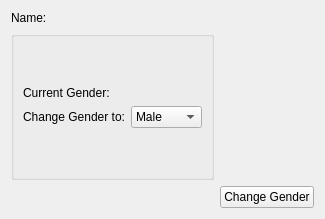
                 <widget class="QWidget" name="editGenderPage">
                  <layout class="QGridLayout" name="gridLayout_7">
                   <item row="3" column="1">
                    <widget class="QPushButton" name="editGenderPageChangeGender">
                     <property name="sizePolicy">
                      <sizepolicy hsizetype="Maximum" vsizetype="Fixed">
                       <horstretch>0</horstretch>
                       <verstretch>0</verstretch>
                      </sizepolicy>
                     </property>
                     <property name="text">
                      <string>Change Gender</string>
                     </property>
                    </widget>
                   </item>
                   <item row="0" column="0">
                    <widget class="QLabel" name="currentGenderNameLabel">
                     <property name="text">
                      <string>Name: </string>
                     </property>
                    </widget>
                   </item>
                   <item row="1" column="0">
                    <widget class="QGroupBox" name="groupBoxGender">
                     <layout class="QVBoxLayout" name="verticalLayout_23">
                      <item>
                       <spacer name="verticalSpacer_28">
                        <property name="orientation">
                         <enum>Qt::Vertical</enum>
                        </property>
                        <property name="sizeHint" stdset="0">
                         <size>
                          <width>20</width>
                          <height>40</height>
                         </size>
                        </property>
                       </spacer>
                      </item>
                      <item>
                       <widget class="QLabel" name="editUserCurrentGenderLabel">
                        <property name="text">
                         <string>Current Gender:</string>
                        </property>
                       </widget>
                      </item>
                      <item>
                       <layout class="QHBoxLayout" name="horizontalLayout_17">
                        <item>
                         <widget class="QLabel" name="genderLabel">
                          <property name="text">
                           <string>Change Gender to:</string>
                          </property>
                         </widget>
                        </item>
                        <item>
                         <widget class="QComboBox" name="userEditGenderCombox">
                          <item>
                           <property name="text">
                            <string>Male</string>
                           </property>
                          </item>
                          <item>
                           <property name="text">
                            <string>Female</string>
                           </property>
                          </item>
                         </widget>
                        </item>
                       </layout>
                      </item>
                      <item>
                       <spacer name="verticalSpacer_27">
                        <property name="orientation">
                         <enum>Qt::Vertical</enum>
                        </property>
                        <property name="sizeHint" stdset="0">
                         <size>
                          <width>20</width>
                          <height>40</height>
                         </size>
                        </property>
                       </spacer>
                      </item>
                     </layout>
                    </widget>
                   </item>
                  </layout>
                 </widget>
